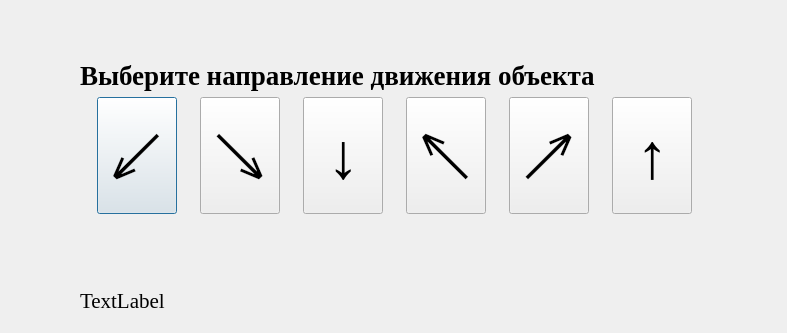
<?xml version="1.0" encoding="UTF-8"?>
<ui version="4.0">
 <class>D1</class>
 <widget class="QDialog" name="D1">
  <property name="geometry">
   <rect>
    <x>0</x>
    <y>0</y>
    <width>787</width>
    <height>333</height>
   </rect>
  </property>
  <property name="sizePolicy">
   <sizepolicy hsizetype="Preferred" vsizetype="Preferred">
    <horstretch>11</horstretch>
    <verstretch>0</verstretch>
   </sizepolicy>
  </property>
  <property name="font">
   <font>
    <pointsize>18</pointsize>
    <weight>75</weight>
    <bold>true</bold>
   </font>
  </property>
  <property name="windowTitle">
   <string>Окно_1</string>
  </property>
  <widget class="QWidget" name="layoutWidget">
   <property name="geometry">
    <rect>
     <x>80</x>
     <y>60</y>
     <width>635</width>
     <height>154</height>
    </rect>
   </property>
   <layout class="QVBoxLayout" name="verticalLayout">
    <item>
     <widget class="QLabel" name="label">
      <property name="font">
       <font>
        <family>Times New Roman</family>
        <pointsize>20</pointsize>
       </font>
      </property>
      <property name="text">
       <string>Выберите направление движения объекта</string>
      </property>
     </widget>
    </item>
    <item>
     <layout class="QGridLayout" name="gridLayout">
      <item row="1" column="0">
       <widget class="QPushButton" name="pushButton_1">
        <property name="enabled">
         <bool>true</bool>
        </property>
        <property name="sizePolicy">
         <sizepolicy hsizetype="Fixed" vsizetype="Expanding">
          <horstretch>7</horstretch>
          <verstretch>0</verstretch>
         </sizepolicy>
        </property>
        <property name="font">
         <font>
          <pointsize>48</pointsize>
         </font>
        </property>
        <property name="whatsThis">
         <string>&lt;html&gt;&lt;head/&gt;&lt;body&gt;&lt;p&gt;1233&lt;/p&gt;&lt;/body&gt;&lt;/html&gt;</string>
        </property>
        <property name="text">
         <string>↙</string>
        </property>
        <property name="checkable">
         <bool>false</bool>
        </property>
       </widget>
      </item>
      <item row="1" column="4">
       <widget class="QPushButton" name="pushButton_5">
        <property name="enabled">
         <bool>true</bool>
        </property>
        <property name="sizePolicy">
         <sizepolicy hsizetype="Fixed" vsizetype="Expanding">
          <horstretch>7</horstretch>
          <verstretch>0</verstretch>
         </sizepolicy>
        </property>
        <property name="font">
         <font>
          <pointsize>48</pointsize>
         </font>
        </property>
        <property name="text">
         <string>↗</string>
        </property>
        <property name="checkable">
         <bool>false</bool>
        </property>
       </widget>
      </item>
      <item row="1" column="2">
       <widget class="QPushButton" name="pushButton_3">
        <property name="enabled">
         <bool>true</bool>
        </property>
        <property name="sizePolicy">
         <sizepolicy hsizetype="Fixed" vsizetype="Expanding">
          <horstretch>7</horstretch>
          <verstretch>0</verstretch>
         </sizepolicy>
        </property>
        <property name="font">
         <font>
          <pointsize>48</pointsize>
         </font>
        </property>
        <property name="text">
         <string>↓</string>
        </property>
        <property name="checkable">
         <bool>false</bool>
        </property>
       </widget>
      </item>
      <item row="1" column="1">
       <widget class="QPushButton" name="pushButton_2">
        <property name="enabled">
         <bool>true</bool>
        </property>
        <property name="sizePolicy">
         <sizepolicy hsizetype="Fixed" vsizetype="Expanding">
          <horstretch>7</horstretch>
          <verstretch>0</verstretch>
         </sizepolicy>
        </property>
        <property name="font">
         <font>
          <pointsize>48</pointsize>
         </font>
        </property>
        <property name="text">
         <string>↘</string>
        </property>
        <property name="checkable">
         <bool>false</bool>
        </property>
       </widget>
      </item>
      <item row="1" column="3">
       <widget class="QPushButton" name="pushButton_4">
        <property name="enabled">
         <bool>true</bool>
        </property>
        <property name="sizePolicy">
         <sizepolicy hsizetype="Fixed" vsizetype="Expanding">
          <horstretch>7</horstretch>
          <verstretch>0</verstretch>
         </sizepolicy>
        </property>
        <property name="font">
         <font>
          <pointsize>48</pointsize>
         </font>
        </property>
        <property name="text">
         <string>↖</string>
        </property>
        <property name="checkable">
         <bool>false</bool>
        </property>
       </widget>
      </item>
      <item row="1" column="5">
       <widget class="QPushButton" name="pushButton">
        <property name="sizePolicy">
         <sizepolicy hsizetype="Fixed" vsizetype="Expanding">
          <horstretch>7</horstretch>
          <verstretch>0</verstretch>
         </sizepolicy>
        </property>
        <property name="font">
         <font>
          <pointsize>48</pointsize>
         </font>
        </property>
        <property name="text">
         <string>↑</string>
        </property>
       </widget>
      </item>
     </layout>
    </item>
   </layout>
  </widget>
  <widget class="QLabel" name="label_2">
   <property name="geometry">
    <rect>
     <x>80</x>
     <y>280</y>
     <width>151</width>
     <height>41</height>
    </rect>
   </property>
   <property name="font">
    <font>
     <family>Times New Roman</family>
     <pointsize>16</pointsize>
     <weight>50</weight>
     <bold>false</bold>
    </font>
   </property>
   <property name="text">
    <string>TextLabel</string>
   </property>
  </widget>
 </widget>
 <resources/>
 <connections/>
</ui>
